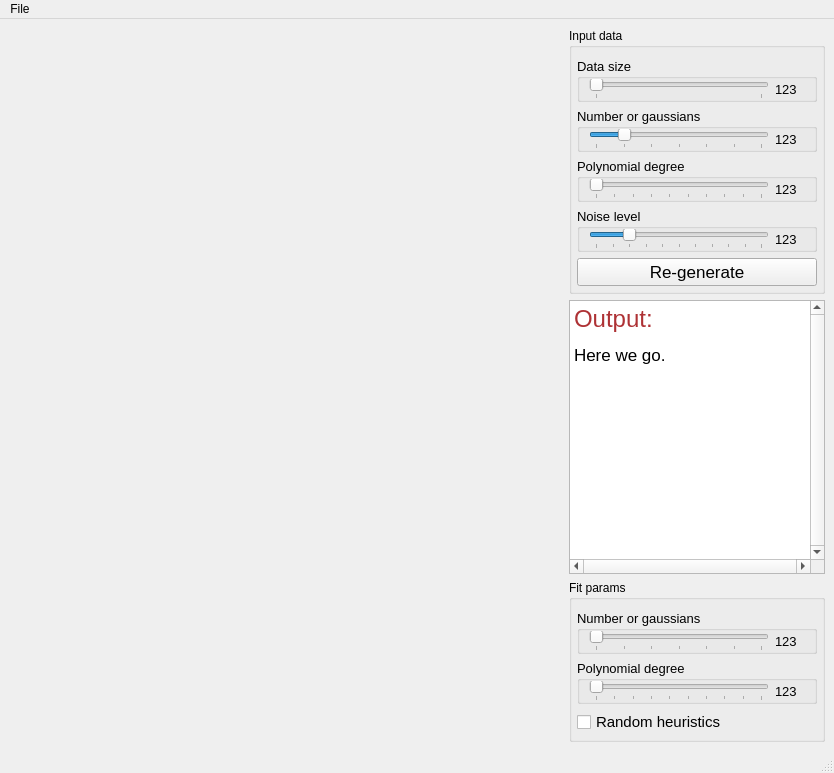
<?xml version="1.0" encoding="UTF-8"?>
<ui version="4.0">
 <class>MainWindow</class>
 <widget class="QMainWindow" name="MainWindow">
  <property name="geometry">
   <rect>
    <x>0</x>
    <y>0</y>
    <width>834</width>
    <height>773</height>
   </rect>
  </property>
  <property name="windowTitle">
   <string>MainWindow</string>
  </property>
  <widget class="QWidget" name="centralwidget">
   <layout class="QHBoxLayout" name="horizontalLayout_7" stretch="1,0">
    <item>
     <widget class="QCustomPlot" name="customPlot" native="true">
      <property name="sizePolicy">
       <sizepolicy hsizetype="MinimumExpanding" vsizetype="MinimumExpanding">
        <horstretch>0</horstretch>
        <verstretch>0</verstretch>
       </sizepolicy>
      </property>
      <property name="minimumSize">
       <size>
        <width>10</width>
        <height>10</height>
       </size>
      </property>
     </widget>
    </item>
    <item>
     <layout class="QVBoxLayout" name="verticalLayout_2">
      <item>
       <widget class="QGroupBox" name="groupBox_3">
        <property name="title">
         <string>Input data</string>
        </property>
        <layout class="QVBoxLayout" name="verticalLayout">
         <property name="leftMargin">
          <number>5</number>
         </property>
         <property name="topMargin">
          <number>10</number>
         </property>
         <property name="rightMargin">
          <number>5</number>
         </property>
         <property name="bottomMargin">
          <number>5</number>
         </property>
         <item>
          <widget class="QGroupBox" name="groupBox_5">
           <property name="font">
            <font>
             <pointsize>10</pointsize>
            </font>
           </property>
           <property name="title">
            <string>Data size</string>
           </property>
           <layout class="QHBoxLayout" name="horizontalLayout_5">
            <property name="topMargin">
             <number>0</number>
            </property>
            <property name="bottomMargin">
             <number>0</number>
            </property>
            <item>
             <widget class="QSlider" name="sliderDataSize">
              <property name="minimumSize">
               <size>
                <width>150</width>
                <height>0</height>
               </size>
              </property>
              <property name="maximum">
               <number>1000</number>
              </property>
              <property name="orientation">
               <enum>Qt::Horizontal</enum>
              </property>
              <property name="tickPosition">
               <enum>QSlider::TicksBelow</enum>
              </property>
              <property name="tickInterval">
               <number>1000</number>
              </property>
             </widget>
            </item>
            <item>
             <widget class="QLabel" name="labelDataSize">
              <property name="sizePolicy">
               <sizepolicy hsizetype="Maximum" vsizetype="Preferred">
                <horstretch>0</horstretch>
                <verstretch>0</verstretch>
               </sizepolicy>
              </property>
              <property name="minimumSize">
               <size>
                <width>30</width>
                <height>0</height>
               </size>
              </property>
              <property name="font">
               <font>
                <pointsize>10</pointsize>
               </font>
              </property>
              <property name="text">
               <string>123</string>
              </property>
              <property name="textFormat">
               <enum>Qt::PlainText</enum>
              </property>
             </widget>
            </item>
           </layout>
          </widget>
         </item>
         <item>
          <widget class="QGroupBox" name="groupBox">
           <property name="font">
            <font>
             <pointsize>10</pointsize>
            </font>
           </property>
           <property name="title">
            <string>Number or gaussians</string>
           </property>
           <layout class="QHBoxLayout" name="horizontalLayout">
            <property name="topMargin">
             <number>0</number>
            </property>
            <property name="bottomMargin">
             <number>0</number>
            </property>
            <item>
             <widget class="QSlider" name="sliderGauss">
              <property name="minimumSize">
               <size>
                <width>150</width>
                <height>0</height>
               </size>
              </property>
              <property name="maximum">
               <number>6</number>
              </property>
              <property name="pageStep">
               <number>1</number>
              </property>
              <property name="value">
               <number>1</number>
              </property>
              <property name="orientation">
               <enum>Qt::Horizontal</enum>
              </property>
              <property name="tickPosition">
               <enum>QSlider::TicksBelow</enum>
              </property>
              <property name="tickInterval">
               <number>1</number>
              </property>
             </widget>
            </item>
            <item>
             <widget class="QLabel" name="labelGauss">
              <property name="sizePolicy">
               <sizepolicy hsizetype="Maximum" vsizetype="Preferred">
                <horstretch>0</horstretch>
                <verstretch>0</verstretch>
               </sizepolicy>
              </property>
              <property name="minimumSize">
               <size>
                <width>30</width>
                <height>0</height>
               </size>
              </property>
              <property name="font">
               <font>
                <pointsize>10</pointsize>
               </font>
              </property>
              <property name="text">
               <string>123</string>
              </property>
              <property name="textFormat">
               <enum>Qt::PlainText</enum>
              </property>
             </widget>
            </item>
           </layout>
          </widget>
         </item>
         <item>
          <widget class="QGroupBox" name="groupBox_2">
           <property name="font">
            <font>
             <pointsize>10</pointsize>
            </font>
           </property>
           <property name="title">
            <string>Polynomial degree</string>
           </property>
           <layout class="QHBoxLayout" name="horizontalLayout_2">
            <property name="topMargin">
             <number>0</number>
            </property>
            <property name="bottomMargin">
             <number>0</number>
            </property>
            <item>
             <widget class="QSlider" name="sliderPoly">
              <property name="minimumSize">
               <size>
                <width>150</width>
                <height>0</height>
               </size>
              </property>
              <property name="maximum">
               <number>9</number>
              </property>
              <property name="pageStep">
               <number>1</number>
              </property>
              <property name="orientation">
               <enum>Qt::Horizontal</enum>
              </property>
              <property name="tickPosition">
               <enum>QSlider::TicksBelow</enum>
              </property>
              <property name="tickInterval">
               <number>1</number>
              </property>
             </widget>
            </item>
            <item>
             <widget class="QLabel" name="labelPoly">
              <property name="sizePolicy">
               <sizepolicy hsizetype="Minimum" vsizetype="Preferred">
                <horstretch>0</horstretch>
                <verstretch>0</verstretch>
               </sizepolicy>
              </property>
              <property name="minimumSize">
               <size>
                <width>30</width>
                <height>0</height>
               </size>
              </property>
              <property name="font">
               <font>
                <pointsize>10</pointsize>
               </font>
              </property>
              <property name="text">
               <string>123</string>
              </property>
              <property name="textFormat">
               <enum>Qt::PlainText</enum>
              </property>
             </widget>
            </item>
           </layout>
          </widget>
         </item>
         <item>
          <widget class="QGroupBox" name="groupBox_4">
           <property name="font">
            <font>
             <pointsize>10</pointsize>
            </font>
           </property>
           <property name="title">
            <string>Noise level</string>
           </property>
           <layout class="QHBoxLayout" name="horizontalLayout_3">
            <property name="topMargin">
             <number>0</number>
            </property>
            <property name="bottomMargin">
             <number>0</number>
            </property>
            <item>
             <widget class="QSlider" name="sliderNoise">
              <property name="minimumSize">
               <size>
                <width>150</width>
                <height>0</height>
               </size>
              </property>
              <property name="maximum">
               <number>1000</number>
              </property>
              <property name="value">
               <number>200</number>
              </property>
              <property name="orientation">
               <enum>Qt::Horizontal</enum>
              </property>
              <property name="tickPosition">
               <enum>QSlider::TicksBelow</enum>
              </property>
              <property name="tickInterval">
               <number>100</number>
              </property>
             </widget>
            </item>
            <item>
             <widget class="QLabel" name="labelNoise">
              <property name="sizePolicy">
               <sizepolicy hsizetype="Fixed" vsizetype="Preferred">
                <horstretch>0</horstretch>
                <verstretch>0</verstretch>
               </sizepolicy>
              </property>
              <property name="minimumSize">
               <size>
                <width>30</width>
                <height>0</height>
               </size>
              </property>
              <property name="font">
               <font>
                <pointsize>10</pointsize>
               </font>
              </property>
              <property name="text">
               <string>123</string>
              </property>
              <property name="textFormat">
               <enum>Qt::PlainText</enum>
              </property>
             </widget>
            </item>
           </layout>
          </widget>
         </item>
         <item>
          <widget class="QPushButton" name="regenInputButton">
           <property name="font">
            <font>
             <pointsize>13</pointsize>
             <weight>50</weight>
             <bold>false</bold>
            </font>
           </property>
           <property name="text">
            <string>Re-generate</string>
           </property>
          </widget>
         </item>
        </layout>
       </widget>
      </item>
      <item>
       <widget class="QTextEdit" name="outputText">
        <property name="verticalScrollBarPolicy">
         <enum>Qt::ScrollBarAlwaysOn</enum>
        </property>
        <property name="horizontalScrollBarPolicy">
         <enum>Qt::ScrollBarAlwaysOn</enum>
        </property>
        <property name="readOnly">
         <bool>true</bool>
        </property>
        <property name="html">
         <string>&lt;!DOCTYPE HTML PUBLIC &quot;-//W3C//DTD HTML 4.0//EN&quot; &quot;http://www.w3.org/TR/REC-html40/strict.dtd&quot;&gt;
&lt;html&gt;&lt;head&gt;&lt;meta name=&quot;qrichtext&quot; content=&quot;1&quot; /&gt;&lt;style type=&quot;text/css&quot;&gt;
p, li { white-space: pre-wrap; }
&lt;/style&gt;&lt;/head&gt;&lt;body style=&quot; font-family:'Ubuntu'; font-size:11pt; font-weight:400; font-style:normal;&quot;&gt;
&lt;p style=&quot; margin-top:12px; margin-bottom:12px; margin-left:0px; margin-right:0px; -qt-block-indent:0; text-indent:0px;&quot;&gt;&lt;span style=&quot; font-family:'.SF NS Text'; font-size:18pt; color:#ae3235;&quot;&gt;Output:&lt;/span&gt;&lt;/p&gt;
&lt;p style=&quot; margin-top:12px; margin-bottom:12px; margin-left:0px; margin-right:0px; -qt-block-indent:0; text-indent:0px;&quot;&gt;&lt;span style=&quot; font-family:'.SF NS Text'; font-size:13pt;&quot;&gt;Here we go.&lt;/span&gt;&lt;/p&gt;
&lt;p style=&quot; margin-top:12px; margin-bottom:12px; margin-left:0px; margin-right:0px; -qt-block-indent:0; text-indent:0px;&quot;&gt;&lt;span style=&quot; font-family:'.SF NS Text'; font-size:13pt;&quot;&gt;&lt;br /&gt;&lt;/span&gt;&lt;/p&gt;&lt;/body&gt;&lt;/html&gt;</string>
        </property>
       </widget>
      </item>
      <item>
       <widget class="QGroupBox" name="groupBox_8">
        <property name="title">
         <string>Fit params</string>
        </property>
        <layout class="QVBoxLayout" name="verticalLayout_3">
         <property name="leftMargin">
          <number>5</number>
         </property>
         <property name="topMargin">
          <number>10</number>
         </property>
         <property name="rightMargin">
          <number>5</number>
         </property>
         <property name="bottomMargin">
          <number>5</number>
         </property>
         <item>
          <widget class="QGroupBox" name="groupBox_7">
           <property name="font">
            <font>
             <pointsize>10</pointsize>
            </font>
           </property>
           <property name="title">
            <string>Number or gaussians</string>
           </property>
           <layout class="QHBoxLayout" name="horizontalLayout_6">
            <property name="topMargin">
             <number>0</number>
            </property>
            <property name="bottomMargin">
             <number>0</number>
            </property>
            <item>
             <widget class="QSlider" name="sliderGauss2">
              <property name="minimumSize">
               <size>
                <width>150</width>
                <height>0</height>
               </size>
              </property>
              <property name="maximum">
               <number>6</number>
              </property>
              <property name="pageStep">
               <number>1</number>
              </property>
              <property name="orientation">
               <enum>Qt::Horizontal</enum>
              </property>
              <property name="tickPosition">
               <enum>QSlider::TicksBelow</enum>
              </property>
              <property name="tickInterval">
               <number>1</number>
              </property>
             </widget>
            </item>
            <item>
             <widget class="QLabel" name="labelGauss2">
              <property name="sizePolicy">
               <sizepolicy hsizetype="Maximum" vsizetype="Preferred">
                <horstretch>0</horstretch>
                <verstretch>0</verstretch>
               </sizepolicy>
              </property>
              <property name="minimumSize">
               <size>
                <width>30</width>
                <height>0</height>
               </size>
              </property>
              <property name="font">
               <font>
                <pointsize>10</pointsize>
               </font>
              </property>
              <property name="text">
               <string>123</string>
              </property>
              <property name="textFormat">
               <enum>Qt::PlainText</enum>
              </property>
             </widget>
            </item>
           </layout>
          </widget>
         </item>
         <item>
          <widget class="QGroupBox" name="groupBox_6">
           <property name="font">
            <font>
             <pointsize>10</pointsize>
            </font>
           </property>
           <property name="title">
            <string>Polynomial degree</string>
           </property>
           <layout class="QHBoxLayout" name="horizontalLayout_4">
            <property name="topMargin">
             <number>0</number>
            </property>
            <property name="bottomMargin">
             <number>0</number>
            </property>
            <item>
             <widget class="QSlider" name="sliderPoly2">
              <property name="minimumSize">
               <size>
                <width>150</width>
                <height>0</height>
               </size>
              </property>
              <property name="maximum">
               <number>9</number>
              </property>
              <property name="pageStep">
               <number>1</number>
              </property>
              <property name="orientation">
               <enum>Qt::Horizontal</enum>
              </property>
              <property name="tickPosition">
               <enum>QSlider::TicksBelow</enum>
              </property>
              <property name="tickInterval">
               <number>1</number>
              </property>
             </widget>
            </item>
            <item>
             <widget class="QLabel" name="labelPoly2">
              <property name="sizePolicy">
               <sizepolicy hsizetype="Minimum" vsizetype="Preferred">
                <horstretch>0</horstretch>
                <verstretch>0</verstretch>
               </sizepolicy>
              </property>
              <property name="minimumSize">
               <size>
                <width>30</width>
                <height>0</height>
               </size>
              </property>
              <property name="font">
               <font>
                <pointsize>10</pointsize>
               </font>
              </property>
              <property name="text">
               <string>123</string>
              </property>
              <property name="textFormat">
               <enum>Qt::PlainText</enum>
              </property>
             </widget>
            </item>
           </layout>
          </widget>
         </item>
         <item>
          <widget class="QCheckBox" name="checkBoxRH">
           <property name="font">
            <font>
             <pointsize>11</pointsize>
             <weight>50</weight>
             <bold>false</bold>
            </font>
           </property>
           <property name="text">
            <string>Random heuristics</string>
           </property>
          </widget>
         </item>
        </layout>
       </widget>
      </item>
     </layout>
    </item>
   </layout>
  </widget>
  <widget class="QMenuBar" name="menubar">
   <property name="geometry">
    <rect>
     <x>0</x>
     <y>0</y>
     <width>834</width>
     <height>25</height>
    </rect>
   </property>
   <widget class="QMenu" name="menuFile">
    <property name="title">
     <string>File</string>
    </property>
    <addaction name="actionQuit"/>
   </widget>
   <addaction name="menuFile"/>
  </widget>
  <widget class="QStatusBar" name="statusbar"/>
  <action name="actionQuit">
   <property name="text">
    <string>Quit</string>
   </property>
  </action>
 </widget>
 <customwidgets>
  <customwidget>
   <class>QCustomPlot</class>
   <extends>QWidget</extends>
   <header>qcustomplot.h</header>
   <container>1</container>
  </customwidget>
 </customwidgets>
 <resources/>
 <connections/>
 <slots>
  <slot>onSliderChanged()</slot>
 </slots>
</ui>
